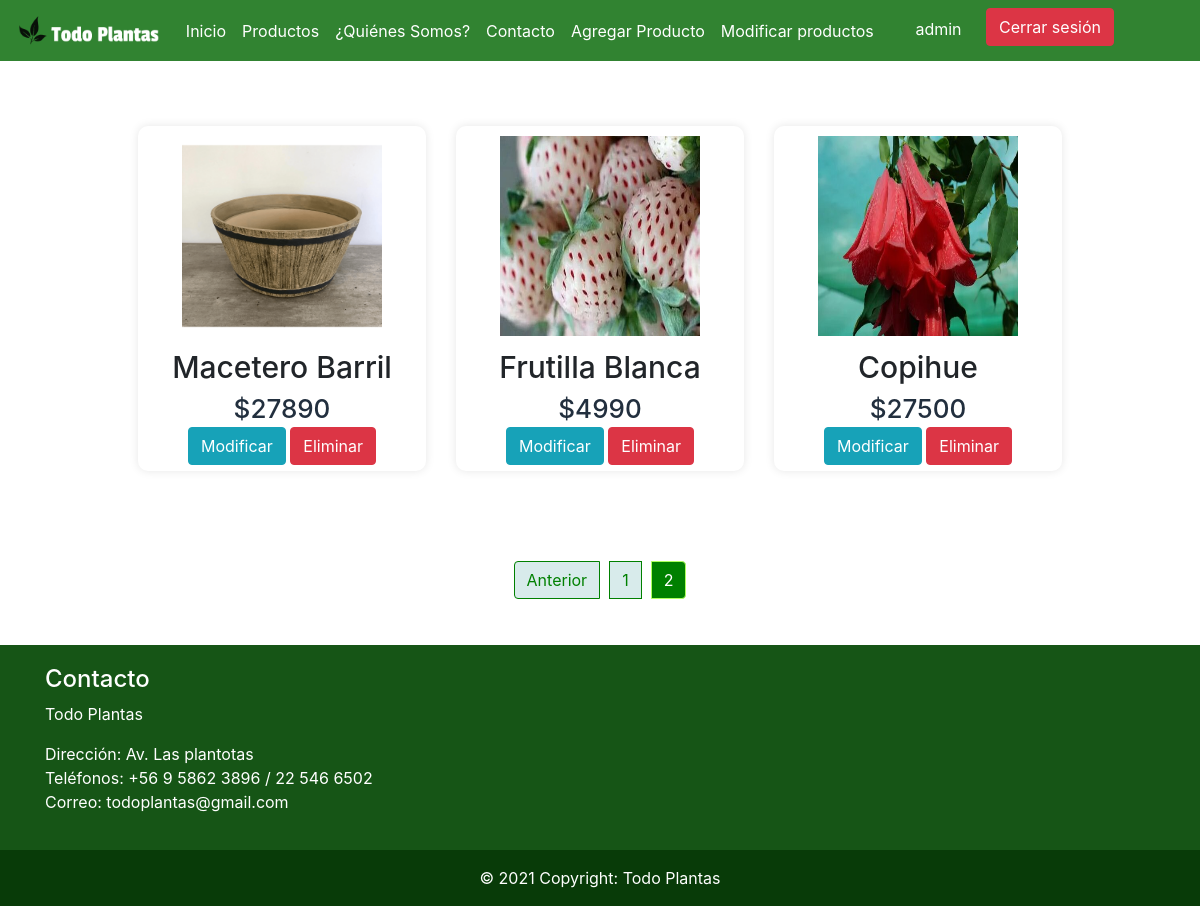
/modificar-productos/?page=2 (signed in), run on an earlier commit of the app's database.
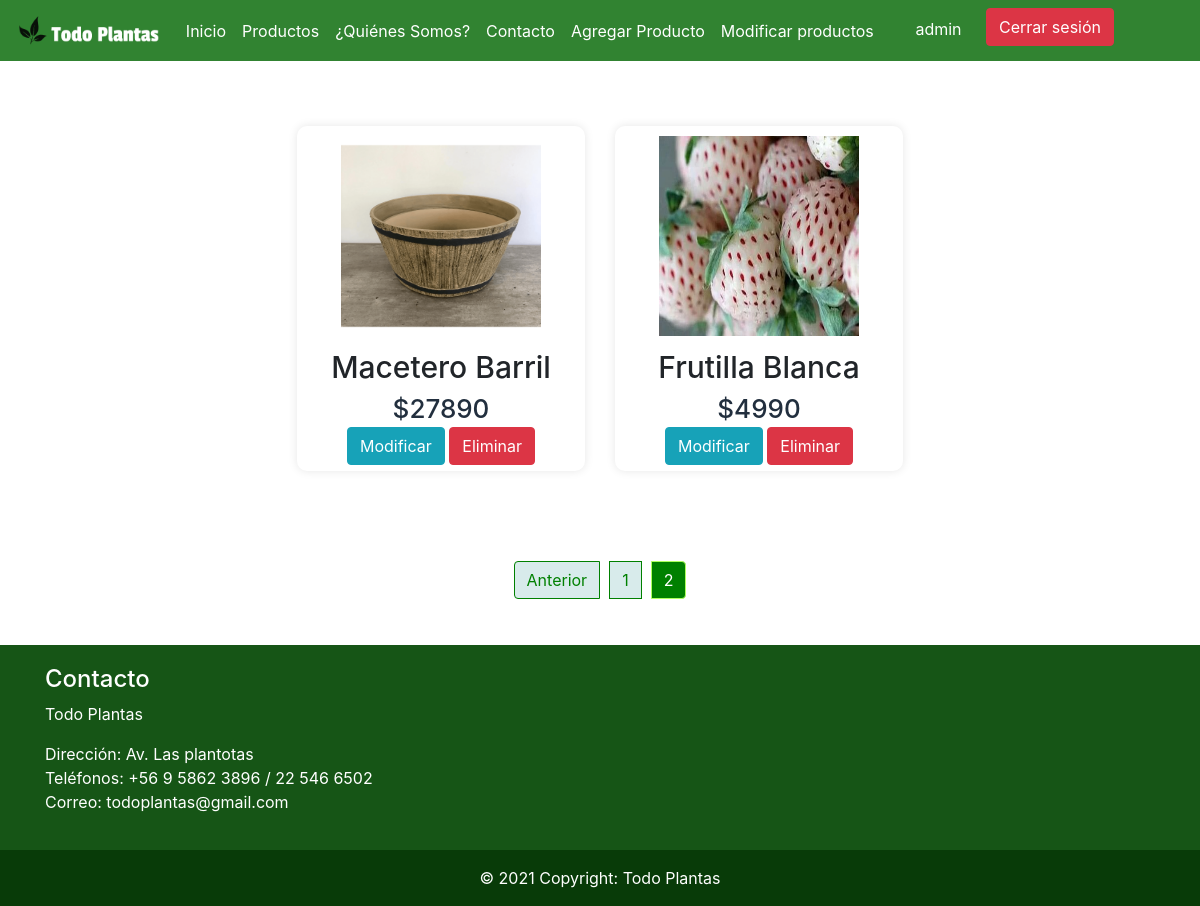
And on a later commit of the database.
### app/models.py (models this page shows, shortened)
class Producto(models.Model):
    nombre = models.CharField(max_length=40)
    precio = models.IntegerField()
    imagen = models.ImageField(null=True, blank=True, upload_to= "productos")
    descripcion = models.CharField(max_length=60)
    tipo = models.ForeignKey(TipoProducto, on_delete=models.CASCADE)
    fecha = models.DateField()

### app/views.py (the view)
# urls.py: path('modificar-productos/', modificar, name="modificar"),
@permission_required('app.change_producto')
def modificar(request):
    productoAll = Producto.objects.all()
    page = request.GET.get('page', 1)
    try:
        paginator = Paginator(productoAll, 9)
        productoAll = paginator.page(page)
    except:
        raise Http404
    datos = {
        'listaProductos' : productoAll,
        'paginator': paginator
    }
    return render(request, 'app/modificar.html', datos)

### app/templates/app/modificar.html
{% extends 'app/base.html' %}
{% load static %}
{% block contenido %}
<div class="container-fluid cardfachera">
    <div class="row">
        <div class="gallery">
        {% for aux in listaProductos %}
        <div class="content">
        {% if aux.imagen %}
            <img src="{{aux.imagen.url}}">
          {% else %}
            <img src="{% static 'app/img/noimagen.jpg' %}">
          {% endif %}
            <h3>{{ aux.nombre }}</h3>
            <h6>${{ aux.precio }}</h6>
            <td>
                <div style="margin-bottom: 2%;">
                    {% if perms.app.change_producto %}
                    <a href="{% url 'modificar_producto' aux.id %}" class="btn btn-info">Modificar</a>
                    {% endif %}
                    {% if perms.app.delete_producto %}
                    <a onclick="confirmarEliminar({{aux.id}})" class="btn btn-danger">Eliminar</a>
                    {% endif %}
                </div>
            </td>
        </div>
        {% endfor %}
        </div>
  </div>
  <div style="margin-top: 1.7%; margin-bottom: 2.2%;">
    {% include 'app/paginator.html' %}
  </div>
</div>
{% endblock %}

What changed in the data, as far as the page shows it:
removed Producto: imagen (picture), nombre "Copihue", precio "27500"
